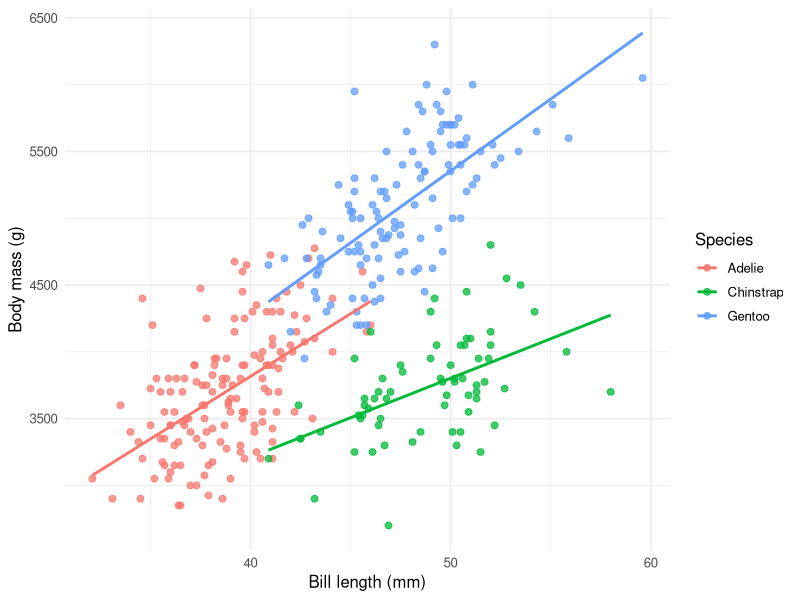

Recreate this plot in R.
## ---- chunk 1
#| label: setup-r
#| message: false
#| warning: false

library(palmerpenguins)
library(tidyverse)
## ---- chunk 2
#| label: clean-penguins-r

analysis_penguins <- penguins |>
  drop_na(species, bill_length_mm, body_mass_g, sex)

tibble(
  original_rows = nrow(penguins),
  complete_rows = nrow(analysis_penguins)
)
## ---- chunk 3
#| label: tbl-species-summary-r
#| tbl-cap: "Sample size and mean body measurements by penguin species."

species_summary <- analysis_penguins |>
  group_by(species) |>
  summarise(
    n = n(),
    mean_body_mass_g = mean(body_mass_g),
    mean_bill_length_mm = mean(bill_length_mm),
    .groups = "drop"
  ) |>
  mutate(across(starts_with("mean_"), ~ round(.x, 1)))

species_summary
## ---- chunk 4
#| label: fig-r-bill-mass
#| fig-cap: "Bill length and body mass for Palmer Penguins, coloured by species."
#| warning: false

ggplot(
  analysis_penguins,
  aes(x = bill_length_mm, y = body_mass_g, colour = species)
) +
  geom_point(alpha = 0.75, size = 2) +
  geom_smooth(method = "lm", se = FALSE) +
  labs(
    x = "Bill length (mm)",
    y = "Body mass (g)",
    colour = "Species"
  ) +
  theme_minimal(base_size = 12)
## ---- chunk 5
#| label: tbl-species-correlations-r
#| tbl-cap: "Correlation between bill length and body mass within each species."

species_correlations <- analysis_penguins |>
  group_by(species) |>
  summarise(
    correlation = cor(bill_length_mm, body_mass_g),
    .groups = "drop"
  ) |>
  mutate(correlation = round(correlation, 3))

species_correlations
